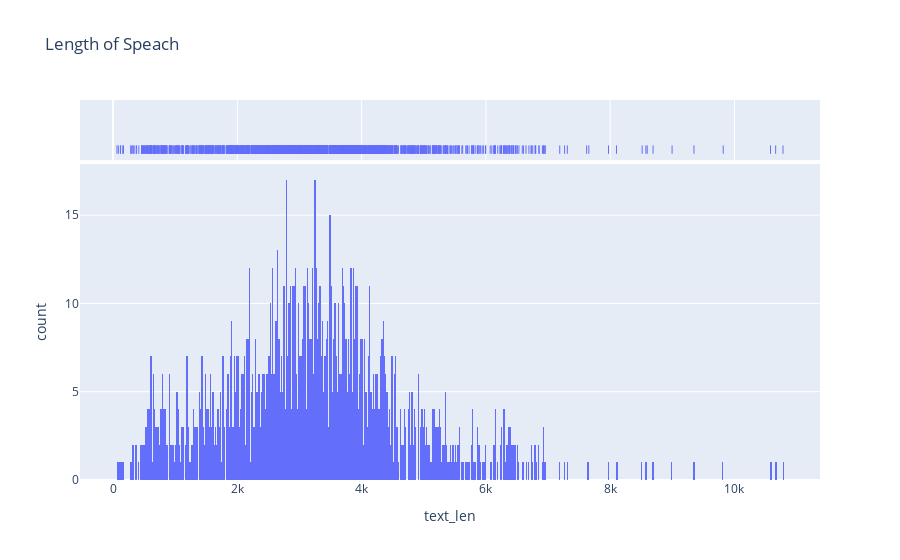

The notebook cell saved with this chart:
### Code cell
fig = px.histogram(df, x="text_len", marginal="rug",nbins=1000, hover_data=['speaker','title']
                  ,title="Length of Speach")
fig.show()

### Figure 1 — Plotly figure (JSON) as saved in the notebook; plotly's stock layout.template omitted (floating-point values rounded to 4 significant figures; data arrays with more than 128 entries replaced by an {"elided": "..."} marker saying what was removed)
{"data": [{"alignmentgroup": "True", "bingroup": "x", "hovertemplate": "text_len=%{x}<br>count=%{y}<extra></extra>", "legendgroup": "", "marker": {"color": "#636efa", "pattern": {"shape": ""}}, "name": "", "nbinsx": 1000, "offsetgroup": "", "orientation": "v", "showlegend": false, "type": "histogram", "x": {"elided": "1448 int values"}, "xaxis": "x", "yaxis": "y"}, {"alignmentgroup": "True", "boxpoints": "all", "customdata": {"elided": "1448x2 str values"}, "fillcolor": "rgba(255,255,255,0)", "hoveron": "points", "hovertemplate": "text_len=%{x}<br>speaker=%{customdata[0]}<br>title=%{customdata[1]}<extra></extra>", "jitter": 0, "legendgroup": "", "line": {"color": "rgba(255,255,255,0)"}, "marker": {"color": "#636efa", "symbol": "line-ns-open"}, "name": "", "offsetgroup": "", "showlegend": false, "type": "box", "x": {"elided": "1448 int values"}, "xaxis": "x2", "yaxis": "y2"}], "layout": {"autosize": true, "barmode": "relative", "legend": {"tracegroupgap": 0}, "title": {"text": "Length of Speach"}, "xaxis": {"anchor": "y", "autorange": true, "domain": [0, 1], "range": [-532.4, 11380.0], "title": {"text": "text_len"}, "type": "linear"}, "xaxis2": {"anchor": "y2", "autorange": true, "domain": [0, 1], "matches": "x", "range": [-532.4, 11380.0], "showgrid": true, "showticklabels": false, "type": "linear"}, "yaxis": {"anchor": "x", "autorange": true, "domain": [0, 0.8316], "range": [0, 17.89], "title": {"text": "count"}}, "yaxis2": {"anchor": "x2", "autorange": true, "domain": [0.8416, 1], "matches": "y2", "range": [-0.6176, 0.5], "showgrid": false, "showline": false, "showticklabels": false, "ticks": "", "type": "category"}}}
